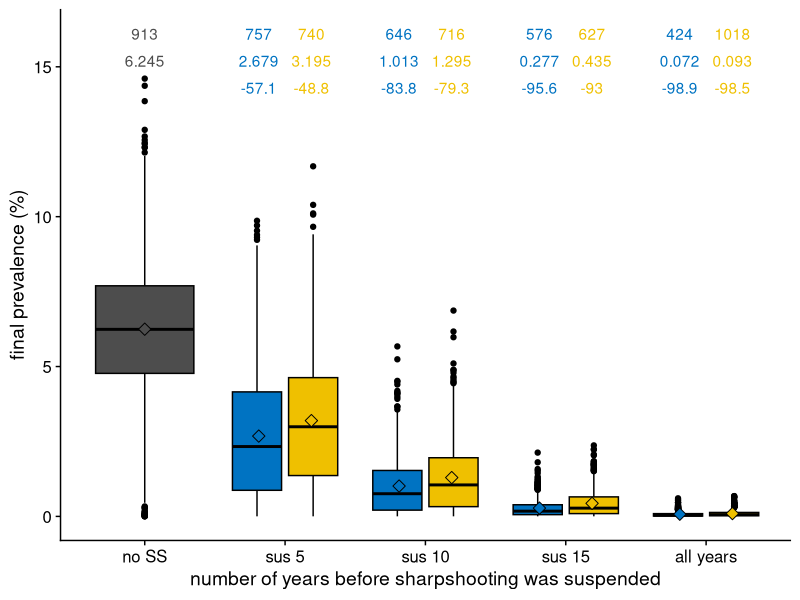
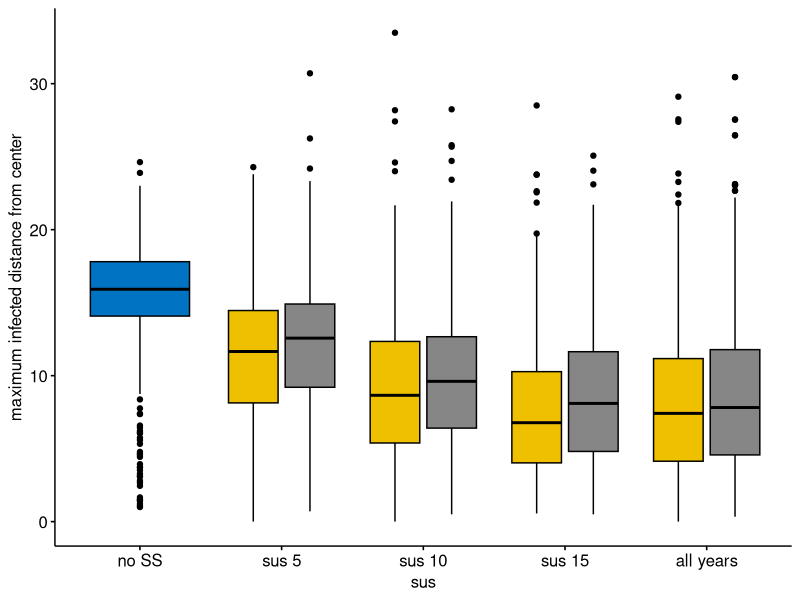
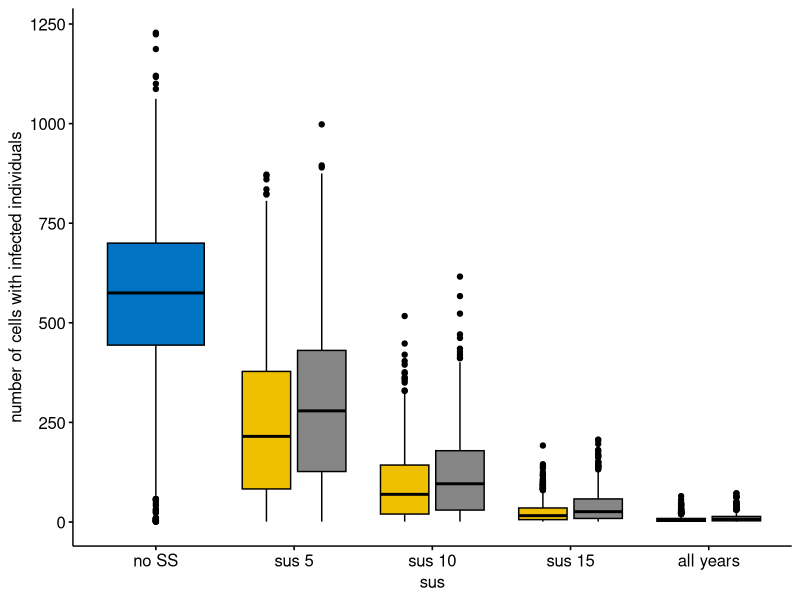
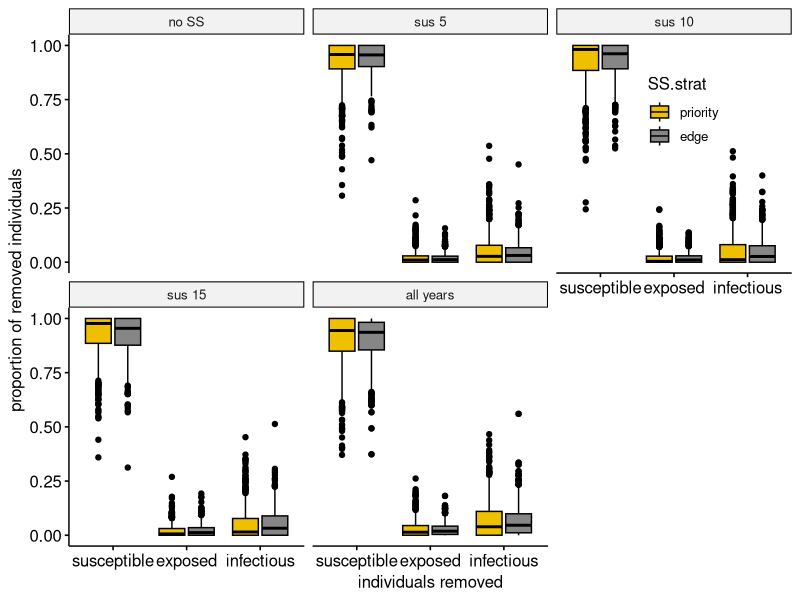
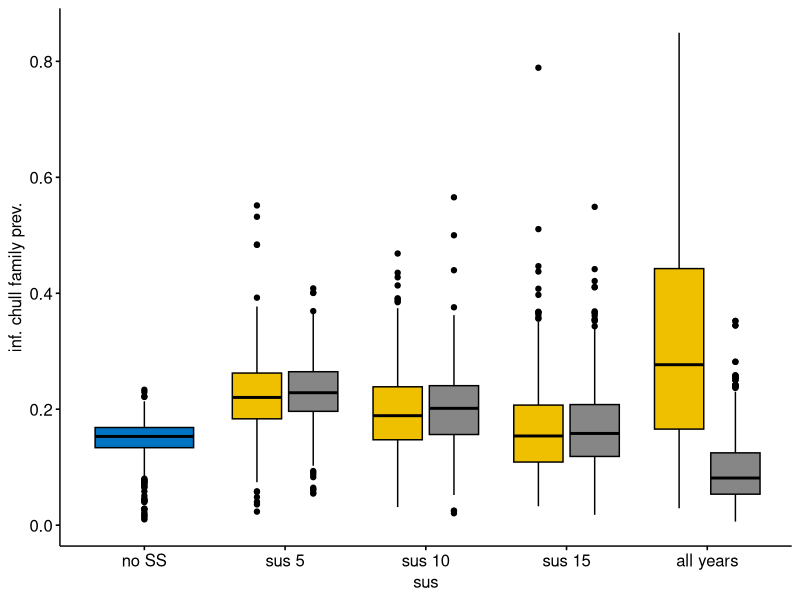
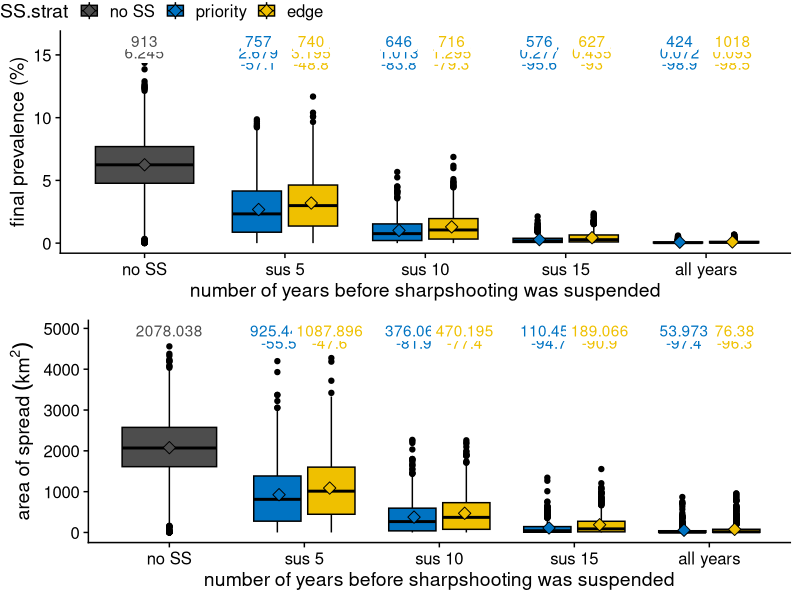
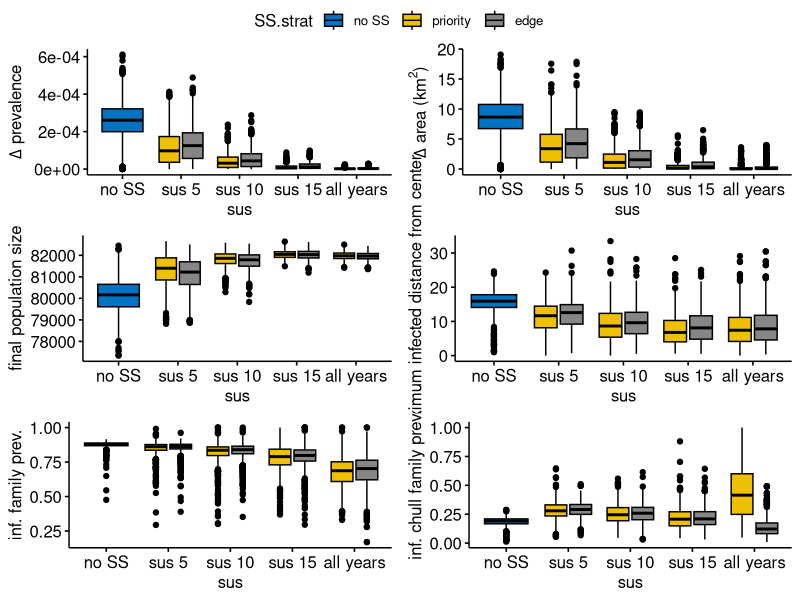
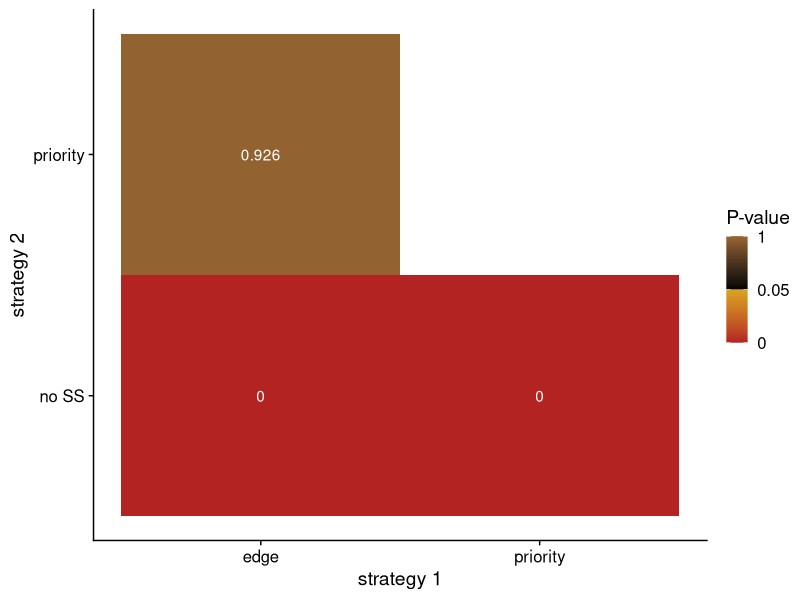

Reproduce these figures in R, in order.
library(ggplot2)
library(cowplot)
library(stringr)
library(ggpubr)
library(tidyr)
library(dplyr) 

#read in the data
# setwd("E:/CWD_Modeling/Metapop_Model/Simulation_outputs/LA1/noSS_lowBR")
setwd("~/Desktop/CWD_Modeling")
noSS.data = read.csv("noSS_medBR_slowShed_output.csv")
noSS.data$sus = "no SS"
noSS.data$SS.strat = "no SS"

# setwd("E:/CWD_Modeling/Metapop_Model/Simulation_outputs/LA1/randomSS_LA1_lowBR")
# setwd("E:/CWD_Modeling/Metapop_Model/Simulation_outputs/LA1/randomSS_LA1_lowBR")
setwd("~/Desktop/CWD_Modeling")
SS5years.data = read.csv("prioritySS_LA1_medBR_SS5years_lowShed.csv")
SS5years.data$sus = "sus 5"
SS5years.data$SS.strat = "priority"

# setwd("E:/CWD_Modeling/Metapop_Model/Simulation_outputs/LA1/edgeSS_LA1_lowBR")
# setwd("E:/CWD_Modeling/Metapop_Model/Simulation_outputs/LA1/edgeSS_LA1_lowBR")
setwd("~/Desktop/CWD_Modeling")
SS10years.data = read.csv("prioritySS_LA1_medBR_SS10years_slowShed.csv")
SS10years.data$sus = "sus 10"
SS10years.data$SS.strat = "priority"

# setwd("E:/CWD_Modeling/Metapop_Model/Simulation_outputs/LA1/edgeSS_LA1_lowBR")
# setwd("E:/CWD_Modeling/Metapop_Model/Simulation_outputs/LA1/edgeSS_LA1_lowBR")
setwd("~/Desktop/CWD_Modeling")
SS15years.data = read.csv("prioritySS_LA1_medBR_SS15years_slowShed.csv")
SS15years.data$sus = "sus 15"
SS15years.data$SS.strat = "priority"

# setwd("E:/CWD_Modeling/Metapop_Model/Simulation_outputs/LA1/prioritySS_LA1_lowBR")
# setwd("E:/CWD_Modeling/Metapop_Model/Simulation_outputs/LA1/prioritySS_LA1_lowBR")
setwd("~/Desktop/CWD_Modeling")
prioritySS.data = read.csv("prioritySS_output_LA1_medBR_slowShed.csv")
prioritySS.data$sus = "all years"
prioritySS.data$SS.strat = "priority"

#EDGE
setwd("~/Desktop/CWD_Modeling")
edge.SS5years.data = read.csv("edgeSS_LA1_medBR_SS5years_lowShed.csv")
edge.SS5years.data$sus = "sus 5"
edge.SS5years.data$SS.strat = "edge"

# setwd("E:/CWD_Modeling/Metapop_Model/Simulation_outputs/LA1/edgeSS_LA1_lowBR")
# setwd("E:/CWD_Modeling/Metapop_Model/Simulation_outputs/LA1/edgeSS_LA1_lowBR")
setwd("~/Desktop/CWD_Modeling")
edge.SS10years.data = read.csv("edgeSS_LA1_medBR_SS10years_slowShed.csv")
edge.SS10years.data$sus = "sus 10"
edge.SS10years.data$SS.strat = "edge"

# setwd("E:/CWD_Modeling/Metapop_Model/Simulation_outputs/LA1/edgeSS_LA1_lowBR")
# setwd("E:/CWD_Modeling/Metapop_Model/Simulation_outputs/LA1/edgeSS_LA1_lowBR")
setwd("~/Desktop/CWD_Modeling")
edge.SS15years.data = read.csv("edgeSS_LA1_medBR_SS15years_slowShed.csv")
edge.SS15years.data$sus = "sus 15"
edge.SS15years.data$SS.strat = "edge"

setwd("~/Desktop/CWD_Modeling")
edgeSS.data = read.csv("edgeSS_output_LA1_medBR_slowShed.csv")
edgeSS.data$sus = "all years"
edgeSS.data$SS.strat = "edge"

# allSS.LA1.data = rbind(noSS.data, randomSS.data, edgeSS.data, prioritySS.data, edge20SS.data)
allSS.LA1.data = rbind(noSS.data, SS5years.data, SS10years.data, SS15years.data, prioritySS.data, 
                       edge.SS5years.data, edge.SS10years.data, edge.SS15years.data, edgeSS.data, edgeSS.data)

allSS.LA1.data$sus = factor(allSS.LA1.data$sus, levels = c("no SS", "sus 5", "sus 10", "sus 15", "all years"), 
                              order = TRUE)
allSS.LA1.data$SS.strat = factor(allSS.LA1.data$SS.strat, levels = c("no SS", "priority", "edge"), 
                                 order = TRUE)
allSS.LA1.data$LA = 1.0
allSS.LA1.data.endemic = subset(allSS.LA1.data, final.prev>0)

allSS.LA1.data.endemic$final.prev.pcent = allSS.LA1.data.endemic$final.prev*100

setwd("~/Desktop/CWD_Modeling")
write.csv(allSS.LA1.data, "allSS_LA1_medBR_slowShed_susSS_data.csv", row.names = FALSE)

#Plots

########################
#Final prevalence
########################
final.prev.aov = aov(final.prev.pcent~sus + SS.strat, data = allSS.LA1.data.endemic)
summary(final.prev.aov)
TukeyHSD(final.prev.aov)
summary(kruskal.test(final.prev ~ sus, data = allSS.LA1.data.endemic))

fp.means = aggregate(allSS.LA1.data.endemic, final.prev.pcent~sus + SS.strat, mean)
pcent.change = rep(NA, 9)
for(i in 2:9){
  pcent.change[i] = (fp.means[i,3] - fp.means[1,3])/fp.means[1,3]*100
}

fp.means$pcent.change = pcent.change

endemic.counts = as.data.frame(table(allSS.LA1.data.endemic$sus, allSS.LA1.data.endemic$SS.strat))
names(endemic.counts) = c("sus", "SS.strat", "count")
endemic.counts = subset(endemic.counts, count > 0)

fp.plot = ggboxplot(allSS.LA1.data.endemic, x = "sus", y = "final.prev.pcent", 
                    color = "black", fill = "SS.strat", palette = "jco") + 
  # stat_compare_means(comparisons = my_comparisons, label="p.signif") + 
  theme_cowplot() +
  ylab("final prevalence (%)") + xlab("number of years before sharpshooting was suspended") + theme(legend.position = "none") + 
  geom_point(data = fp.means, aes(x = sus, y = final.prev.pcent, fill = SS.strat), shape = 23, size = 3, position = position_dodge(width = 0.75)) +
  geom_label(data = fp.means, aes(x = sus, y = 14.3, col = SS.strat, label = round(pcent.change, 1)), position = position_dodge(width = .75), show.legend = FALSE, label.size = NA) +
  geom_label(data = fp.means, aes(x = sus, y = 15.2, col = SS.strat, label = round(final.prev.pcent, 3)), position = position_dodge(width = 0.75), show.legend = FALSE, label.size = NA) +
  geom_label(data = endemic.counts, aes(x = sus, y = 16.1, col = SS.strat, label = count), position = position_dodge(width = .75), show.legend = FALSE, label.size = NA) +
  scale_fill_manual(values = c("grey30", "#0073C2FF", "#EFC000FF")) +
  scale_color_manual(values = c("grey30", "#0073C2FF", "#EFC000FF"))

fp.plot

fp.plot.sus  = fp.plot


########################
#final spread area
#########################
sa.means = aggregate(allSS.LA1.data.endemic, final.spread.area ~ sus + SS.strat, mean)
pcent.change = rep(NA, 9)
for(i in 2:9){
  pcent.change[i] = (sa.means[i,3]-sa.means[1,3])/sa.means[1,3]*100
}

sa.means$pcent.change = pcent.change

sa.plot = ggboxplot(allSS.LA1.data.endemic, x = "sus", y = "final.spread.area", 
                    color = "black", fill = "SS.strat", palette = "jco") + 
  # stat_compare_means(comparisons = my_comparisons, label="p.signif") + 
  theme_cowplot() +
  ylab(bquote('area of spread '(km^2))) + xlab("number of years before sharpshooting was suspended") + theme(legend.position = "none") + 
  geom_point(data = sa.means, aes(x = sus, y = final.spread.area, fill = SS.strat), shape = 23, size = 3, position = position_dodge(width = 0.75)) +
  geom_label(data = sa.means, aes(x = sus, y = 4650, col = SS.strat, label = round(pcent.change, 1)), position = position_dodge(width = .75), show.legend = FALSE, label.size = NA) +
  geom_label(data = sa.means, aes(x = sus, y = 4950, col = SS.strat, label = round(final.spread.area, 3)), position = position_dodge(width = 0.75), show.legend = FALSE, label.size = NA) +
  scale_fill_manual(values = c("grey30", "#0073C2FF", "#EFC000FF")) +
  scale_color_manual(values = c("grey30", "#0073C2FF", "#EFC000FF"))

sa.plot.sus = sa.plot
##################
#prev rate
##################
pr.plot = ggboxplot(allSS.LA1.data.endemic, x = "sus", y = "mean.prev.rate",
                    color = "black", fill = "SS.strat", palette = "jco") + 
  # stat_compare_means(comparisons = my_comparisons, label="p.signif") + theme_cowplot() +
  ylab(expression(Delta * " prevalence")) + xlab("sus") + 
  theme(legend.position = "none")

##################
#spread rate
##################
sr.plot = ggboxplot(allSS.LA1.data.endemic, x = "sus", y = "spread.area.rate",
                    color = "black", fill = "SS.strat", palette = "jco") + 
  # stat_compare_means(comparisons = my_comparisons, label="p.signif") + theme_cowplot() +
  ylab(expression(Delta * " area (km" ^ 2*")")) + xlab("sus") + 
  theme(legend.position = "none")

##################
#final population size
##################
finalpop.plot = ggboxplot(allSS.LA1.data.endemic, x = "sus", y = "final.pop",
                          color = "black", fill = "SS.strat", palette = "jco") + 
  # stat_compare_means(comparisons = my_comparisons, label="p.signif") + theme_cowplot() +
  ylab("final population size") + xlab("sus") + 
  theme(legend.position = "none")

##################
#I distance
##################
ID.plot = ggboxplot(allSS.LA1.data.endemic, x = "sus", y = "mean.I.dist",
                    color = "black", fill = "SS.strat", palette = "jco") + 
  # stat_compare_means(comparisons = my_comparisons, label="p.signif") + theme_cowplot() +
  ylab("maximum infected distance from center") + xlab("sus") + 
  theme(legend.position = "none")

ID.plot

#######################
#Prop of infected cells
#######################
propinfcell.plot = ggboxplot(allSS.LA1.data.endemic, x = "sus", y = "final.number.I.cells",
                             color = "black", fill = "SS.strat", palette = "jco") + 
  # stat_compare_means(comparisons = my_comparisons, label="p.signif") + theme_cowplot() +
  ylab("number of cells with infected individuals") + xlab("sus") + 
  theme(legend.position = "none")

propinfcell.plot
########################################
#boxplots of SS individual proportions
########################################
allSS.LA1.data.endemic.tall = gather(allSS.LA1.data.endemic, key = "SS_group", value = "num_rem", final.SS.S.prop:final.SS.I.prop)

SS.plot = ggboxplot(allSS.LA1.data.endemic.tall, x = "SS_group", y = "num_rem",
                    color = "black", fill = "SS.strat", palette = c("#EFC000FF", "#868686FF", "#CD534CFF", "#7AA6DCFF")) + 
  # stat_compare_means(comparisons = my_comparisons, label="p.signif") + theme_cowplot() +
  ylab("proportion of removed individuals") + xlab("individuals removed") + 
  theme(legend.position = "inside", legend.position.inside =  c(0.85, 0.85)) +
  scale_x_discrete(labels= c("susceptible", "exposed", "infectious")) + facet_wrap(~sus)
SS.plot

##########################################
#Inf. Fam. Prev.
##########################################

inffam.plot = ggboxplot(allSS.LA1.data.endemic, x = "sus", y = "mean.inf.fams.prev",
                        color = "black", fill = "SS.strat", palette = "jco") + 
  # stat_compare_means(comparisons = my_comparisons, label="p.signif") + theme_cowplot() +
  ylab("inf. family prev.") + xlab("sus") + 
  theme(legend.position = "none")

chull.plot = ggboxplot(allSS.LA1.data.endemic, x = "sus", y = "mean.chull.fams.prev",
                       color = "black", fill = "SS.strat", palette = "jco") + 
  # stat_compare_means(comparisons = my_comparisons, label="p.signif") + theme_cowplot() +
  ylab("inf. chull family prev.") + xlab("sus") + 
  theme(legend.position = "none")

chullI.plot = ggboxplot(allSS.LA1.data.endemic, x = "sus", y = "mean.chull.fams.prev.I",
                        color = "black", fill = "SS.strat", palette = "jco") + 
  # stat_compare_means(comparisons = my_comparisons, label="p.signif") + theme_cowplot() +
  ylab("inf. chull family prev.") + xlab("sus") + 
  theme(legend.position = "none")

chullI.plot
###############################################
#Combine plots
###############################################

ggarrange(fp.plot.sus, sa.plot.sus, nrow = 2, common.legend = TRUE)

ggarrange(pr.plot, sr.plot,
          finalpop.plot, ID.plot,
          inffam.plot, chull.plot, nrow = 3, ncol = 2, common.legend = TRUE)


############################################
#GLM
#############################################
glm.data = allSS.LA1.data.endemic
glm.data$SS.strat = factor(glm.data$SS.strat, ordered = FALSE)
glm.data$sus = factor(glm.data$sus, ordered = FALSE)

fp.glm = glm(final.prev.pcent ~ SS.strat + sus, data = glm.data, family = "Gamma")
summary(fp.glm)


###############################################
#Anova
###############################################
anova.data = allSS.LA1.data.endemic
levels(anova.data$SS.strat) = c(levels(anova.data$SS.strat))
levels(anova.data$sus) = c(levels(anova.data$sus))
fp.anova = aov(final.prev.pcent~SS.strat + sus, data = anova.data)
fp.tukey = TukeyHSD(fp.anova)

fp.tukey.df = as.data.frame(fp.tukey$SS.strat)
names(fp.tukey.df)[4] = "padj"
fp.tukey.df = cbind(fp.tukey.df, data.frame(rw = rownames(fp.tukey$SS.strat)))
fp.tukey.df = separate(fp.tukey.df, rw, into = c("var1","var2"), sep = "-", extra = "merge")
fp.tukey.df$var1 = factor(fp.tukey.df$var1, levels = c("no SS", "random", "edge",  "priority"), 
                          order = TRUE)
fp.tukey.df$var2 = factor(fp.tukey.df$var2, levels = c("no SS", "random", "edge", "priority"), 
                          order = TRUE)

fp.tukey.plot.SSstrat = ggplot(fp.tukey.df, aes(x = var1,y = var2, fill = padj^0.2313782))+
  geom_tile() +  scale_fill_gradientn(colours=c("firebrick","goldenrod","black","#996633"),
                                      values=c(0,0.0499,0.05,1)^ 0.2313782,
                                      na.value="white", guide="colourbar",
                                      name="P-value",limits=c(0,1),breaks=c(0,0.05,1)^ 0.2313782, 
                                      labels=c(0,0.05,1)) +
  geom_text(aes(label = round(padj, 3)), color = "white") +
  theme_cowplot() + xlab("strategy 1") + ylab("strategy 2")

fp.tukey.plot.SSstrat
